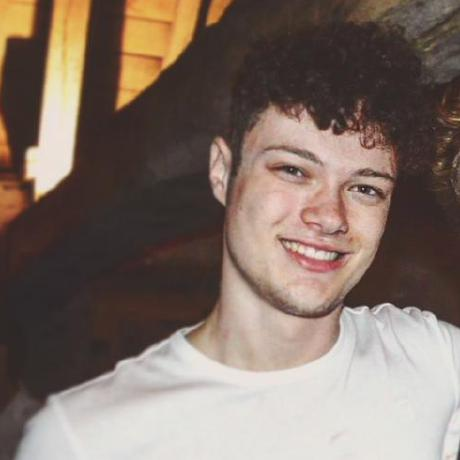
#> input picture notebooks/images/robbedec.jpeg, 460 x 460 px
$ python test.py
#> lines starting #> are read from the running program, lines starting #| are printed output that depends on the picture
import random
import numpy as np
import cv2 as cv


def main():
    # Read image
    start_frame = readImage('../images/robbedec.jpeg')
#> in readImage, frame is the input picture: shape (460, 460, 3); mean B, G, R 103.6, 113.2, 129.3
    frame = np.vstack((start_frame, start_frame))
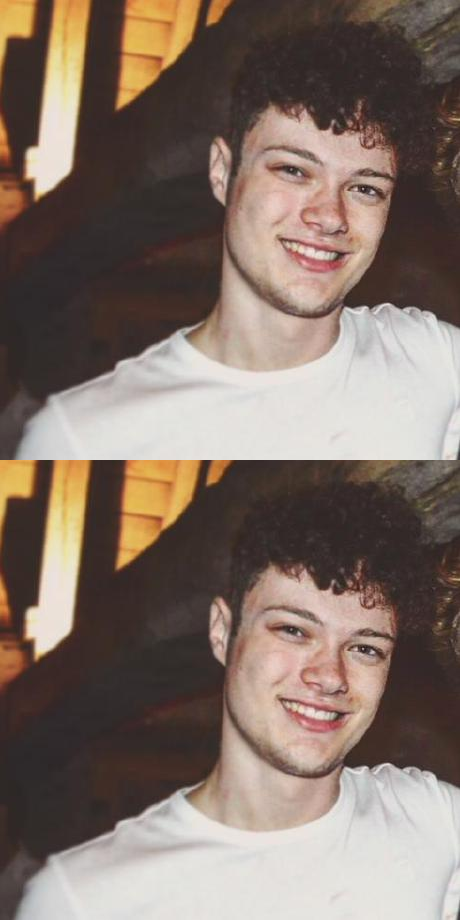
#> frame: shape (920, 460, 3); mean B, G, R 103.6, 113.2, 129.3

    facemark = cv.face.createFacemarkLBF()
    loadModel(facemark)

    cascade = cv.CascadeClassifier('lbpcascade_frontalface_improved.xml')
    if cascade.empty() :
        print("cascade not found")
        exit()

    faces = cascade.detectMultiScale(frame, 1.05,  3, cv.CASCADE_SCALE_IMAGE, (30, 30))
#> faces = [[265, 152, 125, 125], [263, 610, 127, 127]]
#> (the run stopped early here; a loop or call above may not have finished)

$ run again, with notebooks/images/clooney.jpeg copied over notebooks/images/robbedec.jpeg
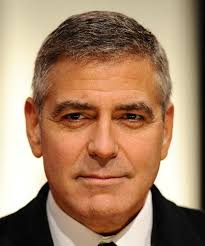
#> input picture notebooks/images/clooney.jpeg, 205 x 246 px
#> in readImage, frame is the input picture: shape (246, 205, 3); mean B, G, R 104.1, 131.6, 165.5
#> in main, `frame = np.vstack((start_frame, start_frame))`:
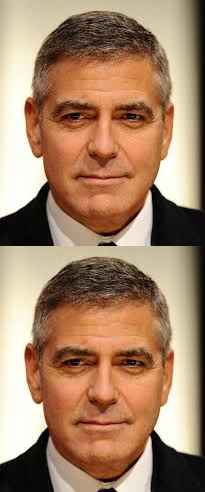
#> frame: shape (492, 205, 3); mean B, G, R 104.1, 131.6, 165.5
#> faces = [[53, 342, 100, 100], [52, 95, 103, 103]]

$ run again, with notebooks/images/obama.jpg copied over notebooks/images/robbedec.jpeg
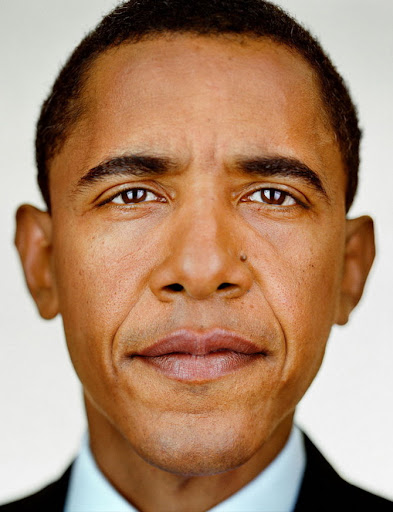
#> input picture notebooks/images/obama.jpg, 393 x 512 px
#> in readImage, frame is the input picture: shape (512, 393, 3); mean B, G, R 109.6, 136.5, 172.5
#> in main, `frame = np.vstack((start_frame, start_frame))`:
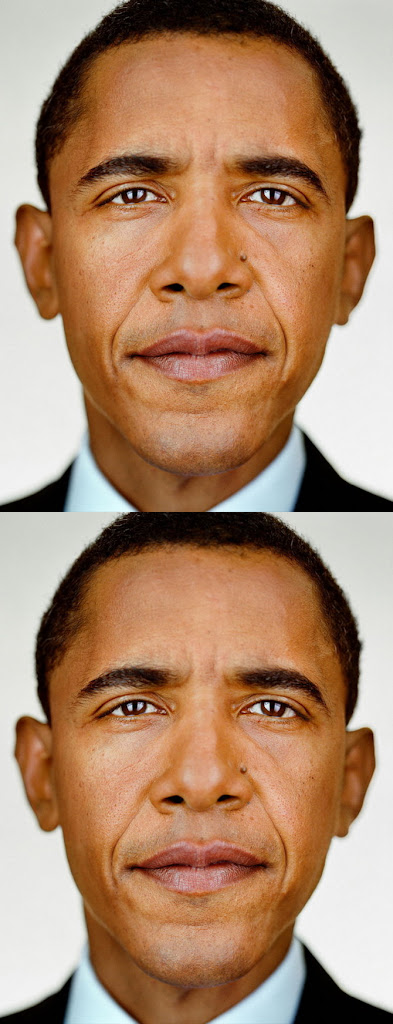
#> frame: shape (1024, 393, 3); mean B, G, R 109.6, 136.5, 172.5
#> faces = [[75, 646, 255, 255], [77, 136, 252, 252]]
